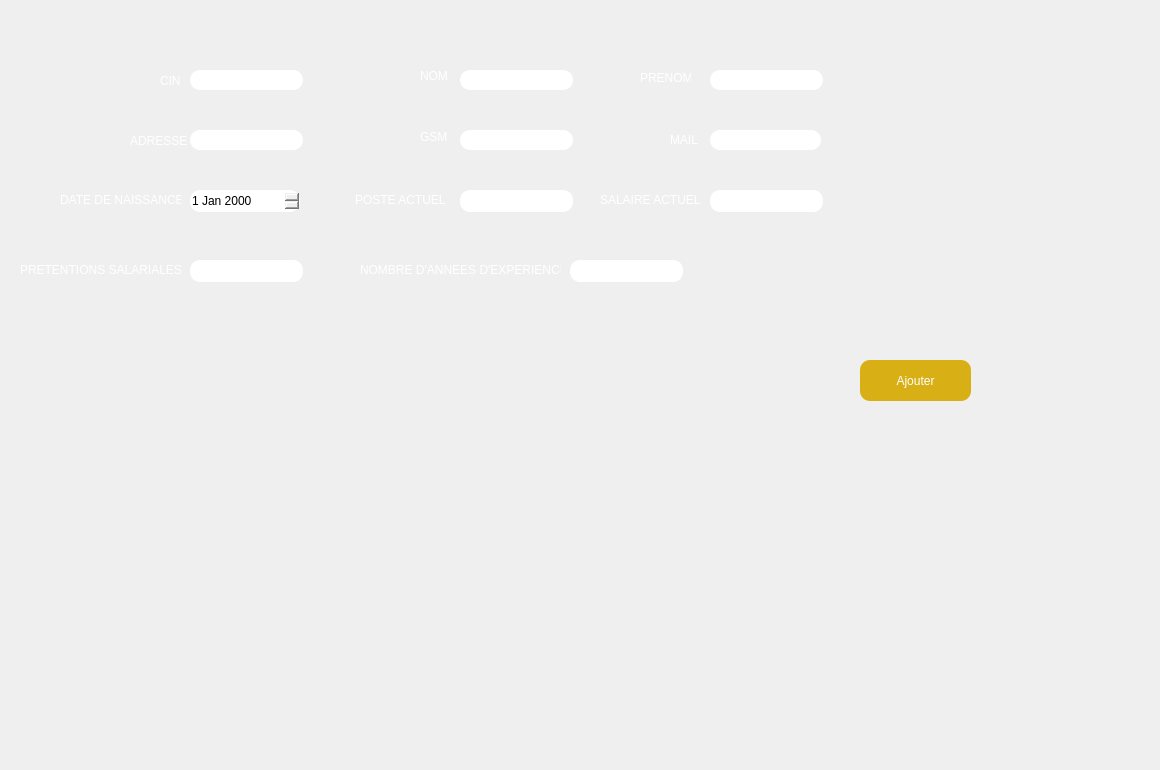
            <widget class="QWidget" name="page_5">
             <widget class="QLineEdit" name="PRETS">
              <property name="geometry">
               <rect>
                <x>190</x>
                <y>260</y>
                <width>113</width>
                <height>22</height>
               </rect>
              </property>
              <property name="styleSheet">
               <string notr="true">border-radius: 10;</string>
              </property>
             </widget>
             <widget class="QLabel" name="label_2">
              <property name="geometry">
               <rect>
                <x>160</x>
                <y>70</y>
                <width>47</width>
                <height>21</height>
               </rect>
              </property>
              <property name="styleSheet">
               <string notr="true">color: rgb(255, 255, 255);
</string>
              </property>
              <property name="text">
               <string>CIN</string>
              </property>
             </widget>
             <widget class="QLabel" name="label_10">
              <property name="geometry">
               <rect>
                <x>600</x>
                <y>190</y>
                <width>101</width>
                <height>20</height>
               </rect>
              </property>
              <property name="styleSheet">
               <string notr="true">color: rgb(255, 255, 255);
</string>
              </property>
              <property name="text">
               <string>SALAIRE ACTUEL</string>
              </property>
             </widget>
             <widget class="QLabel" name="label_11">
              <property name="geometry">
               <rect>
                <x>20</x>
                <y>260</y>
                <width>161</width>
                <height>20</height>
               </rect>
              </property>
              <property name="styleSheet">
               <string notr="true">color: rgb(255, 255, 255);
</string>
              </property>
              <property name="text">
               <string>PRETENTIONS SALARIALES</string>
              </property>
             </widget>
             <widget class="QLineEdit" name="cin">
              <property name="geometry">
               <rect>
                <x>190</x>
                <y>70</y>
                <width>113</width>
                <height>20</height>
               </rect>
              </property>
              <property name="styleSheet">
               <string notr="true">border-radius: 10;</string>
              </property>
             </widget>
             <widget class="QLineEdit" name="MAIL">
              <property name="geometry">
               <rect>
                <x>710</x>
                <y>130</y>
                <width>111</width>
                <height>20</height>
               </rect>
              </property>
              <property name="styleSheet">
               <string notr="true">border-radius: 10;</string>
              </property>
             </widget>
             <widget class="QLabel" name="label_4">
              <property name="geometry">
               <rect>
                <x>640</x>
                <y>70</y>
                <width>51</width>
                <height>16</height>
               </rect>
              </property>
              <property name="styleSheet">
               <string notr="true">color: rgb(255, 255, 255);
</string>
              </property>
              <property name="text">
               <string>PRENOM</string>
              </property>
             </widget>
             <widget class="QLabel" name="label_5">
              <property name="geometry">
               <rect>
                <x>420</x>
                <y>130</y>
                <width>47</width>
                <height>14</height>
               </rect>
              </property>
              <property name="styleSheet">
               <string notr="true">color: rgb(255, 255, 255);
</string>
              </property>
              <property name="text">
               <string>GSM</string>
              </property>
             </widget>
             <widget class="QLineEdit" name="EXP">
              <property name="geometry">
               <rect>
                <x>570</x>
                <y>260</y>
                <width>113</width>
                <height>22</height>
               </rect>
              </property>
              <property name="styleSheet">
               <string notr="true">border-radius: 10;</string>
              </property>
             </widget>
             <widget class="QPushButton" name="pushButtonAjouter">
              <property name="geometry">
               <rect>
                <x>860</x>
                <y>360</y>
                <width>111</width>
                <height>41</height>
               </rect>
              </property>
              <property name="styleSheet">
               <string notr="true">color: rgb(255, 255, 255);
background-color:  QLinearGradient(x1: 0, y1: 0, x2: 0, y2: 1, stop: 0#D8B016, stop: 1 #D8B016);
 border-radius: 10;</string>
              </property>
              <property name="text">
               <string>Ajouter</string>
              </property>
             </widget>
             <widget class="QLabel" name="label_8">
              <property name="geometry">
               <rect>
                <x>60</x>
                <y>190</y>
                <width>121</width>
                <height>20</height>
               </rect>
              </property>
              <property name="styleSheet">
               <string notr="true">color: rgb(255, 255, 255);
</string>
              </property>
              <property name="text">
               <string>DATE DE NAISSANCE</string>
              </property>
             </widget>
             <widget class="QLineEdit" name="NOM">
              <property name="geometry">
               <rect>
                <x>460</x>
                <y>70</y>
                <width>113</width>
                <height>20</height>
               </rect>
              </property>
              <property name="styleSheet">
               <string notr="true">border-radius: 10;</string>
              </property>
             </widget>
             <widget class="QLineEdit" name="POSTE">
              <property name="geometry">
               <rect>
                <x>460</x>
                <y>190</y>
                <width>113</width>
                <height>22</height>
               </rect>
              </property>
              <property name="styleSheet">
               <string notr="true">border-radius: 10;</string>
              </property>
             </widget>
             <widget class="QLabel" name="label_12">
              <property name="geometry">
               <rect>
                <x>360</x>
                <y>260</y>
                <width>201</width>
                <height>20</height>
               </rect>
              </property>
              <property name="styleSheet">
               <string notr="true">color: rgb(255, 255, 255);
</string>
              </property>
              <property name="text">
               <string>NOMBRE D'ANNEES D'EXPERIENCE</string>
              </property>
             </widget>
             <widget class="QDateEdit" name="dateEdit">
              <property name="geometry">
               <rect>
                <x>190</x>
                <y>190</y>
                <width>110</width>
                <height>22</height>
               </rect>
              </property>
              <property name="styleSheet">
               <string notr="true">border-radius: 10;</string>
              </property>
             </widget>
             <widget class="QLabel" name="label_3">
              <property name="geometry">
               <rect>
                <x>420</x>
                <y>60</y>
                <width>61</width>
                <height>31</height>
               </rect>
              </property>
              <property name="styleSheet">
               <string notr="true">color: rgb(255, 255, 255);
</string>
              </property>
              <property name="text">
               <string>NOM</string>
              </property>
             </widget>
             <widget class="QLineEdit" name="PRENOM">
              <property name="geometry">
               <rect>
                <x>710</x>
                <y>70</y>
                <width>113</width>
                <height>20</height>
               </rect>
              </property>
              <property name="styleSheet">
               <string notr="true">border-radius: 10;</string>
              </property>
             </widget>
             <widget class="QLabel" name="label_9">
              <property name="geometry">
               <rect>
                <x>355</x>
                <y>190</y>
                <width>91</width>
                <height>20</height>
               </rect>
              </property>
              <property name="styleSheet">
               <string notr="true">color: rgb(255, 255, 255);
</string>
              </property>
              <property name="text">
               <string>POSTE ACTUEL</string>
              </property>
             </widget>
             <widget class="QLabel" name="label">
              <property name="geometry">
               <rect>
                <x>130</x>
                <y>120</y>
                <width>81</width>
                <height>41</height>
               </rect>
              </property>
              <property name="styleSheet">
               <string notr="true">color: rgb(255, 255, 255);
</string>
              </property>
              <property name="text">
               <string>ADRESSE</string>
              </property>
             </widget>
             <widget class="QLineEdit" name="GSM">
              <property name="geometry">
               <rect>
                <x>460</x>
                <y>130</y>
                <width>113</width>
                <height>20</height>
               </rect>
              </property>
              <property name="styleSheet">
               <string notr="true">border-radius: 10;</string>
              </property>
             </widget>
             <widget class="QLabel" name="label_6">
              <property name="geometry">
               <rect>
                <x>670</x>
                <y>130</y>
                <width>41</width>
                <height>20</height>
               </rect>
              </property>
              <property name="styleSheet">
               <string notr="true">color: rgb(255, 255, 255);
</string>
              </property>
              <property name="text">
               <string>MAIL</string>
              </property>
             </widget>
             <widget class="QLineEdit" name="SALAIRE">
              <property name="geometry">
               <rect>
                <x>710</x>
                <y>190</y>
                <width>113</width>
                <height>22</height>
               </rect>
              </property>
              <property name="styleSheet">
               <string notr="true">border-radius: 10;</string>
              </property>
             </widget>
             <widget class="QLineEdit" name="ADRESSE">
              <property name="geometry">
               <rect>
                <x>190</x>
                <y>130</y>
                <width>113</width>
                <height>20</height>
               </rect>
              </property>
              <property name="styleSheet">
               <string notr="true">border-radius: 10;</string>
              </property>
             </widget>
             <widget class="QLabel" name="graph_48">
              <property name="geometry">
               <rect>
                <x>-40</x>
                <y>-10</y>
                <width>1151</width>
                <height>761</height>
               </rect>
              </property>
              <property name="text">
               <string/>
              </property>
              <property name="pixmap">
               <pixmap>../../../Downloads/Untitled-1 copy.png</pixmap>
              </property>
             </widget>
             <zorder>graph_48</zorder>
             <zorder>PRETS</zorder>
             <zorder>label_2</zorder>
             <zorder>label_10</zorder>
             <zorder>label_11</zorder>
             <zorder>cin</zorder>
             <zorder>MAIL</zorder>
             <zorder>label_4</zorder>
             <zorder>label_5</zorder>
             <zorder>EXP</zorder>
             <zorder>pushButtonAjouter</zorder>
             <zorder>label_8</zorder>
             <zorder>NOM</zorder>
             <zorder>POSTE</zorder>
             <zorder>label_12</zorder>
             <zorder>dateEdit</zorder>
             <zorder>label_3</zorder>
             <zorder>PRENOM</zorder>
             <zorder>label_9</zorder>
             <zorder>label</zorder>
             <zorder>GSM</zorder>
             <zorder>label_6</zorder>
             <zorder>SALAIRE</zorder>
             <zorder>ADRESSE</zorder>
            </widget>
